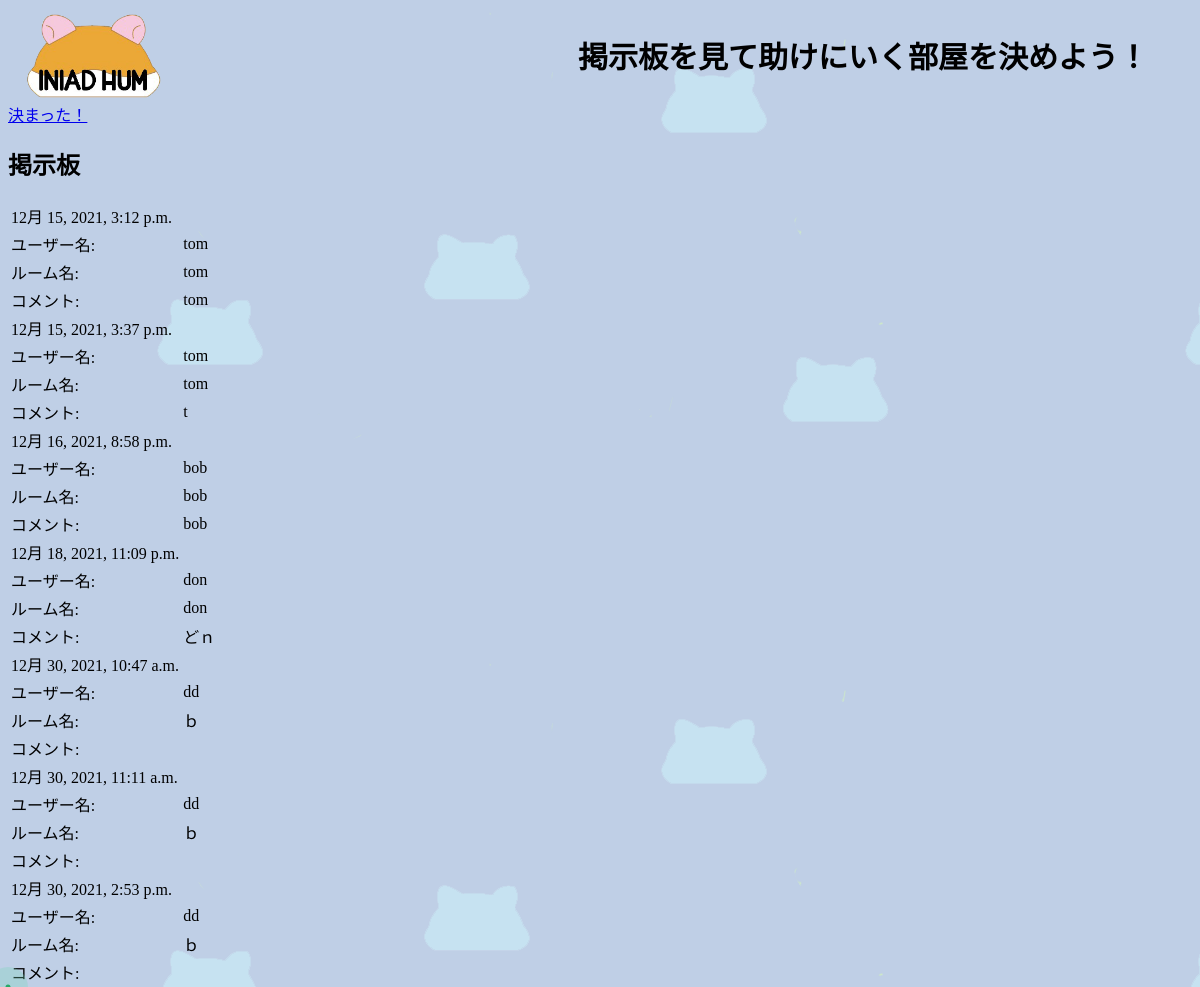
Page /game/home/match/ on the earlier database version.
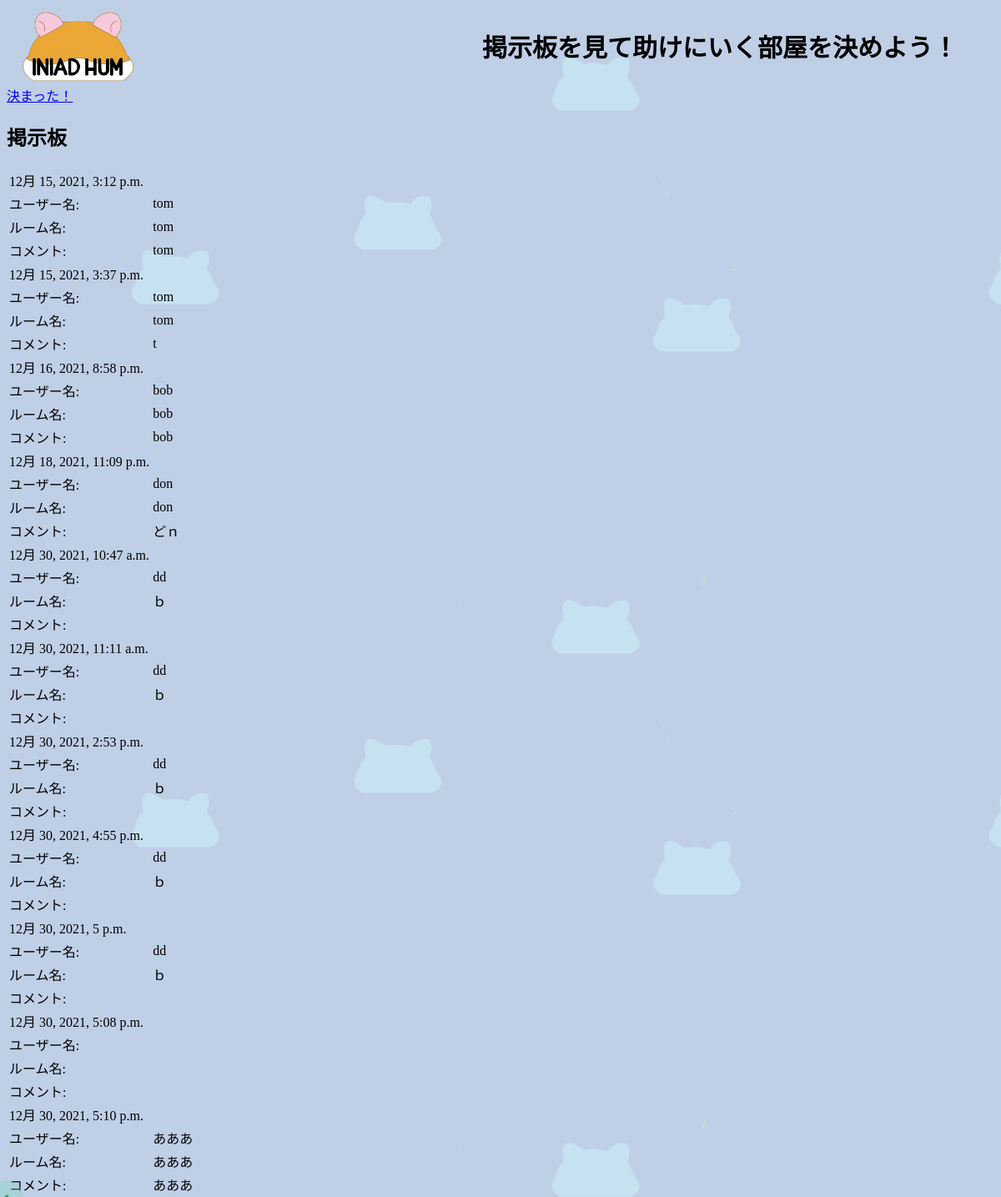
Same page on the later database version.
### game/models.py (models this page shows)
class Log(models.Model):
    username = models.CharField(max_length=256)
    roomname = models.CharField(max_length=256)
    comment = models.TextField(default='')
    time = models.DateTimeField(default=timezone.now)

### game/views.py (the view)
# urls.py: path('home/match/', views.match, name='match'),
def match(request):
    logs = Log.objects.all()
    data = {'logs' : logs}
    return render(request, 'game/match.html', data)

### templates/game/match.html (shortened to what this page needs)
{% load static %}
<!DOCTYPE html>
<html>
<head>
    <link type="text/css" rel="stylesheet" href="{% static 'css/style.css' %}">
</head>
<body>
    <div id = "title">
        <a href="{% url 'choice' %}"><image src="{% static 'images/game.png' %}" alt="ゲームロゴ" /></a>
        <span class="title">掲示板を見て助けにいく部屋を決めよう！</span>
    </div>
    <a class="button" href="{% url 'chat' %}" target="_blank" rel="noopener">決まった！</a>
    <h2>掲示板</h2>
    <table>
        {% for log in logs %}
        <tr>
            <td>{{ log.time }}</td>
        </tr>
        <tr>
            <td>ユーザー名:</td><td>{{ log.username }}</td>
        </tr>
        <tr>
            <td>ルーム名:</td><td>{{ log.roomname }}</td>
        </tr>
        <tr>
            <td>コメント:</td><td>{{log.comment }}</td>
        </tr>
        {% endfor %}
    </table>
</body>
</html>

### static/css/style.css (style rules this page uses)
body { height: 100vh; justify-content: center; align-items: center; cursor: none; background-color: rgb(191, 207, 230); background-image: url(../images/back_photo.png); animation: bgiLoop 5s linear infinite; }
@media (min-width: 1000px) { #title { display: flex; align-items: center; } }
@media (min-width: 1000px) { span.title { margin-left:400px; font-weight: bold; font-size:30px; } }
@media (min-width: 1000px) { div img { display: block; width: 170px; height: auto; border-radius:50px; } }

Differences in the rows shown:
added Log: time "12月 30, 2021, 4:55 p.m.", username "dd", roomname "ｂ"
added Log: time "12月 30, 2021, 5 p.m.", username "dd", roomname "ｂ"
added Log: time "12月 30, 2021, 5:08 p.m."
added Log: time "12月 30, 2021, 5:10 p.m.", username "あああ", roomname "あああ", comment "あああ"
